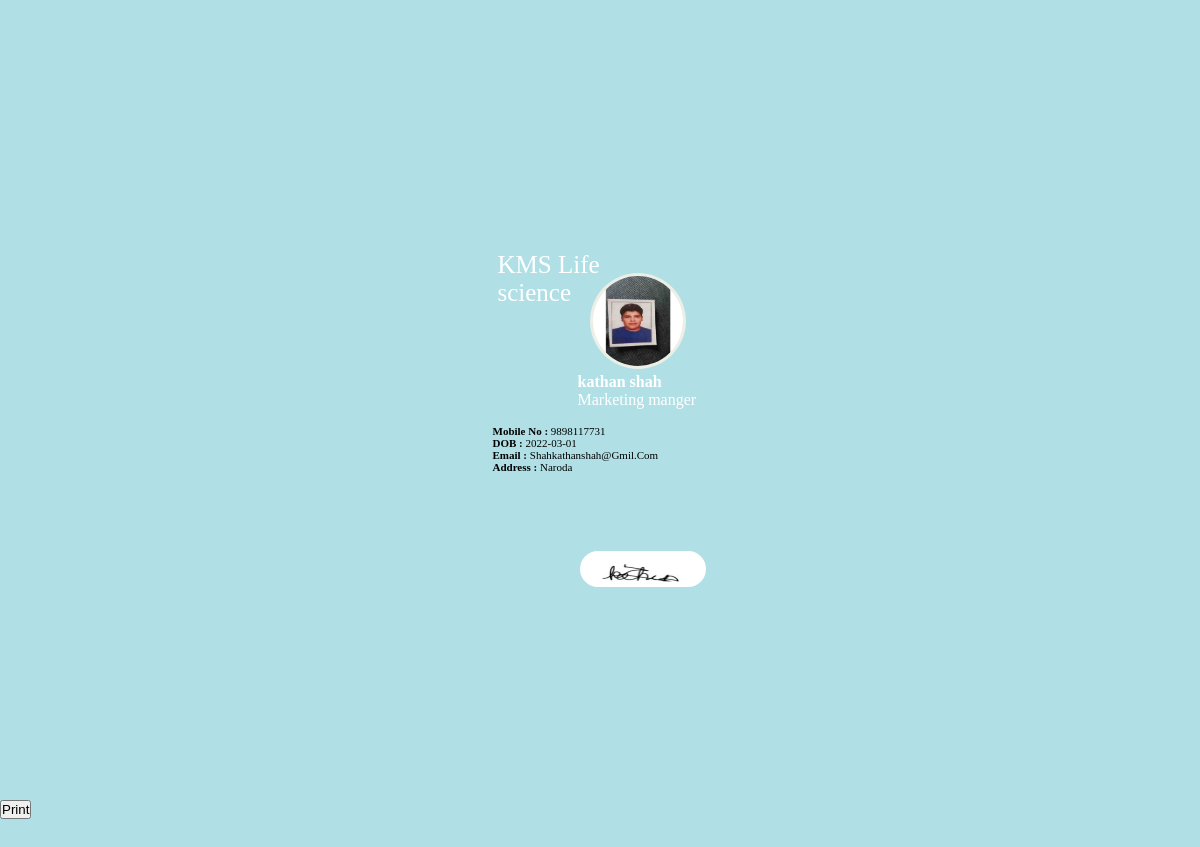
Screenshot of /web/i2/IDCard.php (signed in) with the database file from the repository.
### tables this page shows
CREATE TABLE `card` (
  `i_id` int(11) NOT NULL,
  `C_name` varchar(50) NOT NULL,
  `name` varchar(50) NOT NULL,
  `post` varchar(50) NOT NULL,
  `address` longtext NOT NULL,
  `phone` bigint(15) NOT NULL,
  `profile` longtext NOT NULL,
  `logo` longtext NOT NULL,
  `DOB` date NOT NULL,
  `email` varchar(50) NOT NULL,
  `user_id` int(11) NOT NULL
);

### web/i2/IDCard.php (the view, shortened to what this page needs)
<!DOCTYPE html>
<html lang="en">
<head>
    <link rel="stylesheet" href="IDCard.css">
</head>
<body style="background-color:powderblue;">
 <?php
    include 'conn.php';
    $sql = "SELECT * FROM card WHERE user_id=".$_SESSION['sess_uid'];
    $res=mysqli_query($con,$sql);
  while($row=mysqli_fetch_array($res))
  {
   $cname=$row['C_name'];
   $name=$row['name'];
   $post=$row['post'];
   $add=$row['address'];
   $ph=$row['phone'];
   $logo=$row['logo'];
   $DOB=$row['DOB'];
   $profile=$row['profile'];
   $mail=$row['email'];
  }
?>
    <div class="container">
        <div class="padding">
        <div class="font">
            <div class="companyname"><br><span class="tab"><?php echo $cname ?></span></div>
            <div class="top">
            <?php
               echo "<img src=../Profile/".$profile; ?>
            </div>
            <div class="">
                <div class="ename">
                <p class="p1"><b><?php echo $name ?></b></p>
                <p><?php echo $post ?></p>
                </div>
                <div class="edetails">
                    <P><b>Mobile No :</b> <?php echo $ph ?></P>
                    <p><b>DOB :</b> <?php echo $DOB ?></p>
                    <p><b>Email :</b> <?php echo $mail ?></p>
             <div class="Address"><b>Address : </b><?php echo $add ?></div>
                </div>
                <div class="signature">
                </div>
            </div>
         <div class="barcode" style="width: 150%; height: 150%;">
                </div>
                <div class="qr">
           <?php
                      echo "<img src=../Profile/".$logo.">"; ?>
                </div>
            </div>
        </div>
    </div>
    </div>
  <button type="button" id="btnprint" onclick="Print();">Print</button>
</body>
</html>

### web/i2/IDCard.css (style rules this page uses)
* { margin:00px; padding: 00px; }
.container { height: 100vh; width: 100%; display: flex; align-items: center; justify-content: space-around; flex-wrap: wrap; box-sizing: border-box; flex-direction: row; }
.font { height: 375px; width:225px; position: relative; border-radius:10px; background-image:url('ecardbgfinal.png'); background-size: 225px 375px; background-repeat: no-repeat; }
.companyname { color:White; padding: 10px; font-size:25px; }
.tab { padding-right:30px; }
.top img { height: 90px; width:90px; background-color:#e6ebe0; border-radius:57px; position: absolute; top: 60px; left: 102px; object-fit: content; border:3px solid rgba(255 , 255 , 255 , .2); }
.ename { position: absolute; top: 160px; left: 90px; color:white; font-size:16px; }
.edetails { position: absolute; top: 212px; text-transform:capitalize; font-size: 11px; text-emphasis: spacing; margin-left: 5px; }
.signature { position: absolute; top: 75%; height: 80px; width: 160px; }
.barcode { text-align: center; position: absolute; top:62.5%; left: 135px; }
.qr img { position: absolute; top: 85%; left: 32%; height: 30px; width:120px; margin:20px; background-color:white; }
.edetails .Address { width: 60%; text-align: justify; }

### rows the page displays
card: C_name "KMS Life science", profile (picture), name "kathan shah", post "Marketing manger", phone "9898117731", DOB "2022-03-01", email "Shahkathanshah@gmil.com", address "Naroda", logo (picture)
